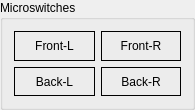
       <widget class="QGroupBox" name="microswSensBox">
        <property name="geometry">
         <rect>
          <x>462</x>
          <y>20</y>
          <width>195</width>
          <height>110</height>
         </rect>
        </property>
        <property name="title">
         <string>Microswitches</string>
        </property>
        <layout class="QGridLayout" name="gridLayout_3">
         <item row="0" column="0">
          <widget class="QLabel" name="microswSensIndicatorFL">
           <property name="sizePolicy">
            <sizepolicy hsizetype="Expanding" vsizetype="Expanding">
             <horstretch>0</horstretch>
             <verstretch>0</verstretch>
            </sizepolicy>
           </property>
           <property name="autoFillBackground">
            <bool>false</bool>
           </property>
           <property name="frameShape">
            <enum>QFrame::Shape::Box</enum>
           </property>
           <property name="frameShadow">
            <enum>QFrame::Shadow::Plain</enum>
           </property>
           <property name="lineWidth">
            <number>1</number>
           </property>
           <property name="text">
            <string>Front-L</string>
           </property>
           <property name="alignment">
            <set>Qt::AlignmentFlag::AlignCenter</set>
           </property>
          </widget>
         </item>
         <item row="2" column="0">
          <widget class="QLabel" name="microswSensIndicatorBL">
           <property name="sizePolicy">
            <sizepolicy hsizetype="Expanding" vsizetype="Expanding">
             <horstretch>0</horstretch>
             <verstretch>0</verstretch>
            </sizepolicy>
           </property>
           <property name="autoFillBackground">
            <bool>false</bool>
           </property>
           <property name="frameShape">
            <enum>QFrame::Shape::Box</enum>
           </property>
           <property name="frameShadow">
            <enum>QFrame::Shadow::Plain</enum>
           </property>
           <property name="lineWidth">
            <number>1</number>
           </property>
           <property name="text">
            <string>Back-L</string>
           </property>
           <property name="alignment">
            <set>Qt::AlignmentFlag::AlignCenter</set>
           </property>
          </widget>
         </item>
         <item row="0" column="1">
          <widget class="QLabel" name="microswSensIndicatorFR">
           <property name="sizePolicy">
            <sizepolicy hsizetype="Expanding" vsizetype="Expanding">
             <horstretch>0</horstretch>
             <verstretch>0</verstretch>
            </sizepolicy>
           </property>
           <property name="autoFillBackground">
            <bool>false</bool>
           </property>
           <property name="frameShape">
            <enum>QFrame::Shape::Box</enum>
           </property>
           <property name="frameShadow">
            <enum>QFrame::Shadow::Plain</enum>
           </property>
           <property name="lineWidth">
            <number>1</number>
           </property>
           <property name="text">
            <string>Front-R</string>
           </property>
           <property name="alignment">
            <set>Qt::AlignmentFlag::AlignCenter</set>
           </property>
          </widget>
         </item>
         <item row="2" column="1">
          <widget class="QLabel" name="microswSensIndicatorBR">
           <property name="sizePolicy">
            <sizepolicy hsizetype="Expanding" vsizetype="Expanding">
             <horstretch>0</horstretch>
             <verstretch>0</verstretch>
            </sizepolicy>
           </property>
           <property name="autoFillBackground">
            <bool>false</bool>
           </property>
           <property name="frameShape">
            <enum>QFrame::Shape::Box</enum>
           </property>
           <property name="frameShadow">
            <enum>QFrame::Shadow::Plain</enum>
           </property>
           <property name="lineWidth">
            <number>1</number>
           </property>
           <property name="text">
            <string>Back-R</string>
           </property>
           <property name="alignment">
            <set>Qt::AlignmentFlag::AlignCenter</set>
           </property>
          </widget>
         </item>
        </layout>
       </widget>
